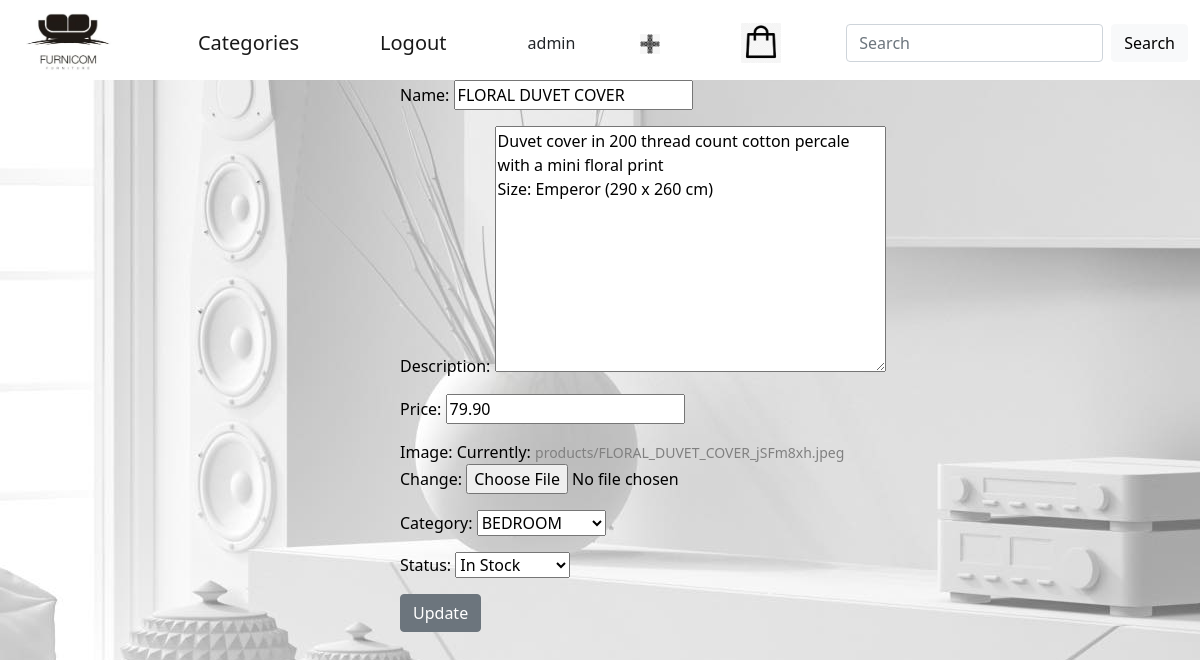
The page /product/update/10/ (signed in) on the database its author committed.
### product/models.py (models this page shows, shortened)
class Product(models.Model):
    STATUS_CHOICES = (
        ('in stock', 'In Stock'),
        ('out of stock', 'Out of Stock'),
        ('await', 'Awaiting')
    )
    name = models.CharField(max_length=100)
    description = models.TextField()
    price = models.DecimalField(max_digits=10,
                                decimal_places=2)
    image = models.ImageField(upload_to='products')
    category = models.ForeignKey(Category,
                                 on_delete=models.CASCADE,
                                 related_name='products')
    status = models.CharField(choices=STATUS_CHOICES,
                              max_length=20)
    class Meta:
        ordering = ['-id', ]

### product/views.py (the view)
# urls.py: path('product/update/<int:product_id>/', ProductUpdateView.as_view(),
class ProductUpdateView(UpdateView):
    model = Product
    template_name = 'product/update_product.html'
    form_class = UpdateProductForm
    pk_url_kwarg = 'product_id'
    def get_context_data(self, **kwargs):
        context = super().get_context_data(**kwargs)
        context['product_form'] = self.get_form(self.get_form_class())
        return context

### product/forms.py
class UpdateProductForm(forms.ModelForm):
    class Meta:
        model = Product
        fields = '__all__'

### product/models.py (called while the page is built)
    def __str__(self):
        if self.parent:
            return f'{self.parent} --> {self.title}'
        return self.title

### product/templates/product/update_product.html (shortened to what this page needs)
{% extends 'base.html' %}
{% block content %}
<div style="margin-left : 400px; " >
<form style="color: black" method="post" enctype="multipart/form-data">
    {{ product_form.as_p }}
    <button type="submit" class="btn btn-secondary">Update</button>
</form>
    </div>
{% endblock %}

### templates/base.html (shortened to what this page needs)
<!DOCTYPE html>
{% load static %}
<html lang="en">
<head>
    <link href="https://cdn.jsdelivr.net/npm/bootstrap@5.0.0-beta3/dist/css/bootstrap.min.css" rel="stylesheet">
</head>
<body >
<nav style="height:80px" class="navbar navbar-light bg-white">
    <div class="container-fluid" >
        <a href="{% url 'home' %}" class="navbar-brand"><img style="width: 100px; height: auto; margin-left: 5px;" src="{% static 'img/logo3.png' %}"></a>
        <a href="{% url 'category' %}" class="navbar-brand">Categories</a>
        {% if not request.user.is_authenticated %}
        <a href="{% url 'signup' %}" class="navbar-brand">Sign Up</a>
        <a href="{% url 'login' %}" class="navbar-brand">Login</a>
        {% else %}
        <a href="{% url 'logout' %}" class="navbar-brand">Logout</a>
        <span>{{ request.user.username }}</span>
        {% endif %}
        {% if request.user.is_staff and request.user.is_superuser and request.user.is_authenticated %}
        <a href="{% url 'create-product' %}" class="navbar-brand">
            <img style="width: 20px; height: auto;" src="{% static 'img/plus.png' %}"></a>
        {% endif %}
        <a href="{% url 'cart_detail' %}">
            <img  id="cart-icon" src="{% static 'img/cart1.jpg' %}" width="40" height="40" >
        </a>
        <form class="d-flex" method="get" action="{% url 'search' %}">
            <input name="q" class="form-control me-2" type="search" placeholder="Search" aria-label="Search">
            <button class="btn btn-light" type="submit">Search</button>
        </form>
    </div>
</nav>
{% block content %}
{% endblock %}
</body>
</html>

### templates/base.html (style rules this page uses)
A:link { text-decoration: none; }
A { font-size: 14px; color: grey; }

### rows shown on the page
Product: name "FLORAL DUVET COVER", description "Duvet cover in 200 thread count cotton percale with a mini floral print Size: Emperor (290 x 260 cm)", price "79.90", category "BEDROOM", status "In Stock"

### other values the page prints
{{ request.user.username }} "admin"
